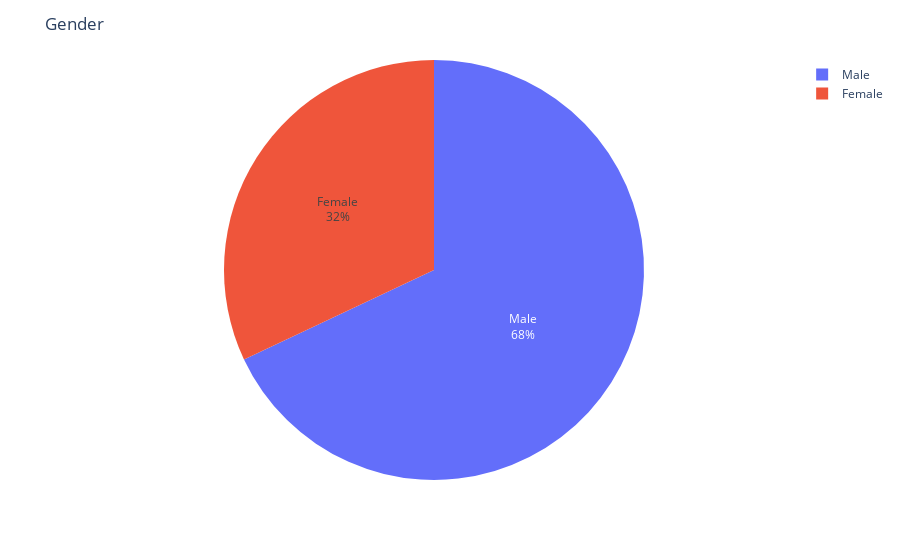

Write notebook code for a chart like this one.
### Code cell
fig = px.pie(df, names='Gender')
fig.update_traces(textposition='inside', textinfo='percent+label')
fig.update_layout(
    title="Gender"
)
fig.show()

### Figure 1 — Plotly figure (JSON) as saved in the notebook; plotly's stock layout.template omitted (floating-point values rounded to 4 significant figures; data arrays with more than 128 entries replaced by an {"elided": "..."} marker saying what was removed)
{"data": [{"domain": {"x": [0, 1], "y": [0, 1]}, "hovertemplate": "Gender=%{label}<extra></extra>", "labels": {"elided": "3900 str values"}, "legendgroup": "", "name": "", "showlegend": true, "textinfo": "percent+label", "textposition": "inside", "type": "pie"}], "layout": {"legend": {"tracegroupgap": 0}, "margin": {"t": 60}, "title": {"text": "Gender"}}}
